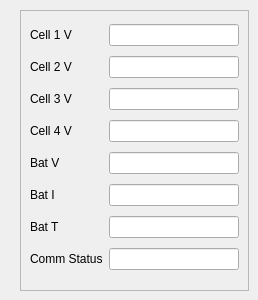
                     <widget class="QWidget" name="tab_bat1_2">
                      <attribute name="title">
                       <string>B2</string>
                      </attribute>
                      <widget class="QFrame" name="frame_bat1_2">
                       <property name="geometry">
                        <rect>
                         <x>20</x>
                         <y>10</y>
                         <width>229</width>
                         <height>281</height>
                        </rect>
                       </property>
                       <property name="frameShape">
                        <enum>QFrame::StyledPanel</enum>
                       </property>
                       <property name="frameShadow">
                        <enum>QFrame::Raised</enum>
                       </property>
                       <layout class="QGridLayout" name="gridLayout_32">
                        <item row="0" column="0">
                         <widget class="QLabel" name="label_cell1v_2">
                          <property name="text">
                           <string>Cell 1 V</string>
                          </property>
                         </widget>
                        </item>
                        <item row="0" column="1">
                         <widget class="QLineEdit" name="lineEdit_cell1_2"/>
                        </item>
                        <item row="1" column="0">
                         <widget class="QLabel" name="label_cell2v_2">
                          <property name="text">
                           <string>Cell 2 V</string>
                          </property>
                         </widget>
                        </item>
                        <item row="1" column="1">
                         <widget class="QLineEdit" name="lineEdit_cell2_2"/>
                        </item>
                        <item row="2" column="0">
                         <widget class="QLabel" name="label_cell3v_2">
                          <property name="text">
                           <string>Cell 3 V</string>
                          </property>
                         </widget>
                        </item>
                        <item row="2" column="1">
                         <widget class="QLineEdit" name="lineEdit_cell3_2"/>
                        </item>
                        <item row="3" column="0">
                         <widget class="QLabel" name="label_cell4v_2">
                          <property name="text">
                           <string>Cell 4 V</string>
                          </property>
                         </widget>
                        </item>
                        <item row="3" column="1">
                         <widget class="QLineEdit" name="lineEdit_cell4_2"/>
                        </item>
                        <item row="4" column="0">
                         <widget class="QLabel" name="label_batv_2">
                          <property name="toolTip">
                           <string extracomment="Battery Voltage"/>
                          </property>
                          <property name="text">
                           <string>Bat V</string>
                          </property>
                         </widget>
                        </item>
                        <item row="4" column="1">
                         <widget class="QLineEdit" name="lineEdit_batv_2"/>
                        </item>
                        <item row="5" column="0">
                         <widget class="QLabel" name="label_bati_2">
                          <property name="toolTip">
                           <string extracomment="Battery Current"/>
                          </property>
                          <property name="text">
                           <string>Bat I</string>
                          </property>
                         </widget>
                        </item>
                        <item row="5" column="1">
                         <widget class="QLineEdit" name="lineEdit_bati_2"/>
                        </item>
                        <item row="6" column="0">
                         <widget class="QLabel" name="label_bat_temp_2">
                          <property name="text">
                           <string>Bat T</string>
                          </property>
                         </widget>
                        </item>
                        <item row="6" column="1">
                         <widget class="QLineEdit" name="lineEdit_bat_temp_2"/>
                        </item>
                        <item row="7" column="0">
                         <widget class="QLabel" name="label_bat_comm_2">
                          <property name="text">
                           <string>Comm Status</string>
                          </property>
                         </widget>
                        </item>
                        <item row="7" column="1">
                         <widget class="QLineEdit" name="lineEdit_bat_comm_2"/>
                        </item>
                       </layout>
                      </widget>
                     </widget>
